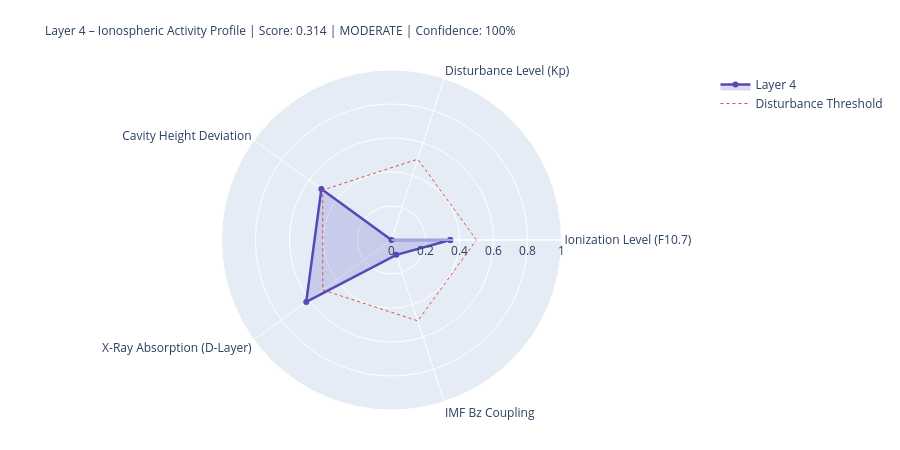

The notebook cell saved with this chart:
### Markdown cell above
---
## 4. State Assessment & Handoff to Layer 5

### Code cell
# ============================================================
# LAYER-4-SCORE
# ============================================================

COMPONENTS = {
    'Ionization Level (F10.7)':    {'score': ioniz,       'source': 'primary' if f107_now else 'from_layer0', 'dynamic': True},
    'Disturbance Level (Kp)':          {'score': disturb,     'source': 'primary' if kp_now   else 'from_layer0', 'dynamic': True},
    'Cavity Height Deviation':    {'score': h_dev,       'source': 'derived',                                'dynamic': True},
    'X-Ray Absorption (D-Layer)':{'score': xray_ioniz,  'source': 'primary' if xray_now else 'missing',     'dynamic': True},
    'IMF Bz Coupling':             {'score': bz_coupling, 'source': 'primary' if bz_now   else 'from_layer0', 'dynamic': True},
}

available    = {k: v['score'] for k, v in COMPONENTS.items() if v['score'] is not None}
unavailable  = [k for k, v in COMPONENTS.items() if v['score'] is None]
layer4_score = round(sum(available.values()) / len(available), 4) if available else None
confidence   = round(len(available) / len(COMPONENTS), 2)
level = ('unknown' if layer4_score is None
         else 'quiet'   if layer4_score < 0.3
         else 'moderate' if layer4_score < 0.6
         else 'active')
dominant_l4 = max(available, key=available.get) if available else 'none'

# Resonance delta for Schumann SR-1
sr1_ref = schumann_freq(1, 80.0)
sr1_now = schumann_freq(1, h_eff)
sr1_delta_mhz = (sr1_now - sr1_ref) * 1000

# Propagation conditions
prop_cond = ('disturbed'   if kp_val > 4
             else 'unsettled' if kp_val > 2
             else 'normal')
if xray_class in ['X', 'M']:
    prop_cond = 'Radio-Blackout moeglich'

W = 68
print('=' * W)
print('LAYER 4 – IONOSPHERE – STATE ASSESSMENT')
print('=' * W)
for name, comp in COMPONENTS.items():
    s = comp['score']
    if s is not None:
        bar = '█' * int(s * 20) + '░' * (20 - int(s * 20))
        print(f'  {name:<36} {bar}  {s:.3f}  [{comp["source"]}]')
    else:
        print(f'  {name:<36} {"─" * 20}  n/a   [missing]')
print('-' * W)
print(f'  Score:          {layer4_score:.3f}  ({len(available)}/{len(COMPONENTS)} components)')
print(f'  Confidence:     {confidence:.0%}')
print(f'  Level:          {level.upper()}')
print(f'  Dominant:       {dominant_l4}')
print(f'  Cavity height:  {h_eff:.1f} km  (Ref: 80.0 km)')
print(f'  SR-1:           {sr1_now:.3f} Hz  (Δ {sr1_delta_mhz:+.1f} mHz vs. ref)')
print(f'  Propagation:    {prop_cond}')
print(f'  X-Ray:          {xray_class}-class  ({xray_now:.2e} W/m²)' if xray_now else '  X-Ray:          n/a')
print('=' * W)

# Radar
cats   = list(available.keys())
vals_r = list(available.values())
if len(cats) >= 3:
    fig = go.Figure()
    fig.add_trace(go.Scatterpolar(
        r=vals_r + [vals_r[0]], theta=cats + [cats[0]],
        fill='toself', fillcolor='rgba(83,74,183,0.20)',
        line=dict(color='#534AB7', width=2.5), name='Layer 4'
    ))
    fig.add_trace(go.Scatterpolar(
        r=[0.5] * (len(cats)+1), theta=cats + [cats[0]],
        line=dict(color='#E24B4A', dash='dot', width=1),
        mode='lines', name='Disturbance Threshold'
    ))
    fig.update_layout(
        title=dict(
            text=f'Layer 4 – Ionospheric Activity Profile | Score: {layer4_score:.3f} | {level.upper()} | Confidence: {confidence:.0%}',
            font=dict(size=12)
        ),
        polar=dict(radialaxis=dict(visible=True, range=[0, 1])),
        height=450, showlegend=True,
        margin=dict(l=80, r=80, t=70, b=40)
    )
    fig.show()

### Figure 1 — Plotly figure (JSON) as saved in the notebook; plotly's stock layout.template omitted (floating-point values rounded to 4 significant figures)
{"data": [{"fill": "toself", "fillcolor": "rgba(83,74,183,0.20)", "line": {"color": "#534AB7", "width": 2.5}, "name": "Layer 4", "r": [0.346, 0.0, 0.51, 0.62, 0.092, 0.346], "theta": ["Ionization Level (F10.7)", "Disturbance Level (Kp)", "Cavity Height Deviation", "X-Ray Absorption (D-Layer)", "IMF Bz Coupling", "Ionization Level (F10.7)"], "type": "scatterpolar"}, {"line": {"color": "#E24B4A", "dash": "dot", "width": 1}, "mode": "lines", "name": "Disturbance Threshold", "r": [0.5, 0.5, 0.5, 0.5, 0.5, 0.5], "theta": ["Ionization Level (F10.7)", "Disturbance Level (Kp)", "Cavity Height Deviation", "X-Ray Absorption (D-Layer)", "IMF Bz Coupling", "Ionization Level (F10.7)"], "type": "scatterpolar"}], "layout": {"height": 450, "margin": {"b": 40, "l": 80, "r": 80, "t": 70}, "polar": {"radialaxis": {"range": [0, 1], "visible": true}}, "showlegend": true, "title": {"font": {"size": 12}, "text": "Layer 4 – Ionospheric Activity Profile | Score: 0.314 | MODERATE | Confidence: 100%"}}}
